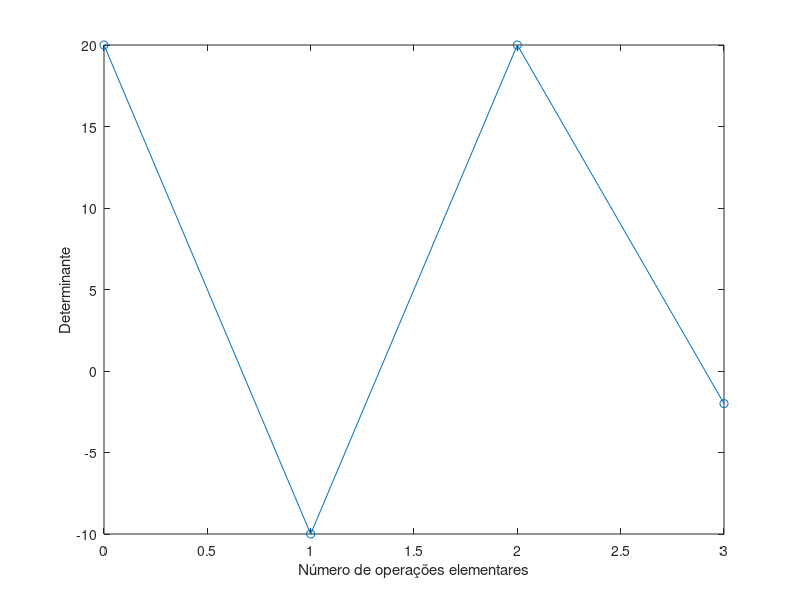

Source code (MATLAB):
A = [1 -2 1; 2 -5 3; -1 3 -4];
b = [0; -1; 2];
n = length(A);
det_values = zeros(n, 1);
det_values(1) = prod(diag(A));
for k = 1:n-1
    [max_val, max_row] = max(abs(A(k:n,k)));
    max_row = max_row + k - 1;
    if max_val == 0
        error("Matriz singular.");
    end
    if max_row != k
        A([k max_row], k:n) = A([max_row k], k:n);
        b([k max_row]) = b([max_row k]);
        det_values(k+1) = -det_values(k);
    else
        det_values(k+1) = det_values(k);
    end
    for i = k+1:n
        m = A(i,k) / A(k,k);
        A(i,k:n) = A(i,k:n) - m * A(k,k:n);
        b(i) = b(i) - m * b(k);
    end
    det_values(k+1) = det_values(k+1) * A(k+1,k+1);
end
det_values(n+1) = prod(diag(A));
plot(0:n, det_values, '-o');
xlabel('Número de operações elementares');
ylabel('Determinante');
